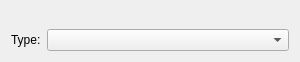
<?xml version="1.0" encoding="UTF-8"?>
<ui version="4.0">
 <class>SimpleProcedureWidget</class>
 <widget class="QWidget" name="SimpleProcedureWidget">
  <property name="geometry">
   <rect>
    <x>0</x>
    <y>0</y>
    <width>300</width>
    <height>62</height>
   </rect>
  </property>
  <property name="windowTitle">
   <string>Form</string>
  </property>
  <layout class="QGridLayout" name="gridLayout_4">
   <item row="0" column="0">
    <widget class="NameDescriptionWidget" name="nameDescriptionWidget" native="true"/>
   </item>
   <item row="1" column="0">
    <layout class="QHBoxLayout" name="horizontalLayout">
     <item>
      <widget class="QLabel" name="label">
       <property name="text">
        <string>Type:</string>
       </property>
       <property name="buddy">
        <cstring>typeComboBox</cstring>
       </property>
      </widget>
     </item>
     <item>
      <widget class="QComboBox" name="typeComboBox">
       <property name="sizePolicy">
        <sizepolicy hsizetype="MinimumExpanding" vsizetype="Fixed">
         <horstretch>0</horstretch>
         <verstretch>0</verstretch>
        </sizepolicy>
       </property>
      </widget>
     </item>
    </layout>
   </item>
  </layout>
 </widget>
 <customwidgets>
  <customwidget>
   <class>NameDescriptionWidget</class>
   <extends>QWidget</extends>
   <header location="global">gui.widgets.dataclasswidgets.namedescriptionwidget</header>
   <container>1</container>
  </customwidget>
 </customwidgets>
 <resources/>
 <connections/>
</ui>
